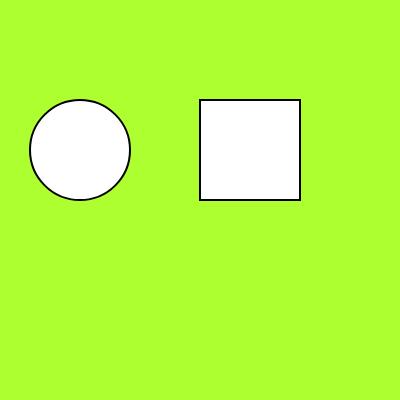
Frame 1 (no input)
Frame 60 (no input): identical to frame 1, image omitted
Frame 120 (the mouse pressed at the canvas centre since frame 60): identical to frame 1, image omitted

The p5.js sketch that drew this single still picture (run headless with seeded random() and noise() and a simulated clock; from frame 60 on, the mouse is pressed at the canvas centre):

// p5.js sketch
// ── sketch.js
function setup() {
  createCanvas(400, 400);
  colorMode(HSB,360,100,100);
  angleMode(DEGREES);
}

function draw() {
  background('greenyellow');

  stroke(0);
  strokeWeight(2);
  ellipse(80, 150, 100, 100);

  stroke(0);
  strokeWeight(2);
  square(200,100,100);
}
